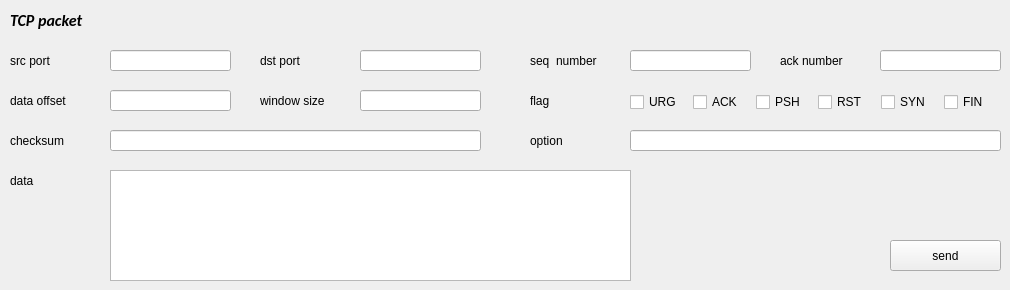
      <widget class="QWidget" name="TCP_page">
       <widget class="QLabel" name="label_64">
        <property name="geometry">
         <rect>
          <x>260</x>
          <y>90</y>
          <width>101</width>
          <height>21</height>
         </rect>
        </property>
        <property name="text">
         <string>window size</string>
        </property>
       </widget>
       <widget class="QLabel" name="label_65">
        <property name="geometry">
         <rect>
          <x>530</x>
          <y>50</y>
          <width>101</width>
          <height>21</height>
         </rect>
        </property>
        <property name="text">
         <string>seq  number</string>
        </property>
       </widget>
       <widget class="QLabel" name="label_66">
        <property name="geometry">
         <rect>
          <x>530</x>
          <y>90</y>
          <width>81</width>
          <height>21</height>
         </rect>
        </property>
        <property name="text">
         <string>flag</string>
        </property>
       </widget>
       <widget class="QTextEdit" name="tcp_data">
        <property name="geometry">
         <rect>
          <x>110</x>
          <y>170</y>
          <width>521</width>
          <height>111</height>
         </rect>
        </property>
       </widget>
       <widget class="QLabel" name="label_67">
        <property name="geometry">
         <rect>
          <x>10</x>
          <y>130</y>
          <width>101</width>
          <height>21</height>
         </rect>
        </property>
        <property name="text">
         <string>checksum </string>
        </property>
       </widget>
       <widget class="QLineEdit" name="tcp_dst_port">
        <property name="geometry">
         <rect>
          <x>360</x>
          <y>50</y>
          <width>121</width>
          <height>21</height>
         </rect>
        </property>
       </widget>
       <widget class="QLabel" name="label_68">
        <property name="geometry">
         <rect>
          <x>780</x>
          <y>50</y>
          <width>91</width>
          <height>21</height>
         </rect>
        </property>
        <property name="text">
         <string>ack number</string>
        </property>
       </widget>
       <widget class="QLabel" name="label_69">
        <property name="geometry">
         <rect>
          <x>10</x>
          <y>90</y>
          <width>101</width>
          <height>21</height>
         </rect>
        </property>
        <property name="text">
         <string>data offset</string>
        </property>
       </widget>
       <widget class="QLineEdit" name="tcp_win">
        <property name="geometry">
         <rect>
          <x>360</x>
          <y>90</y>
          <width>121</width>
          <height>21</height>
         </rect>
        </property>
       </widget>
       <widget class="QLabel" name="label_70">
        <property name="geometry">
         <rect>
          <x>260</x>
          <y>50</y>
          <width>91</width>
          <height>21</height>
         </rect>
        </property>
        <property name="text">
         <string>dst port</string>
        </property>
       </widget>
       <widget class="QWidget" name="layoutWidget_3">
        <property name="geometry">
         <rect>
          <x>630</x>
          <y>90</y>
          <width>371</width>
          <height>25</height>
         </rect>
        </property>
        <layout class="QHBoxLayout" name="horizontalLayout_3">
         <item>
          <widget class="QCheckBox" name="tcp_URG">
           <property name="text">
            <string>URG</string>
           </property>
          </widget>
         </item>
         <item>
          <widget class="QCheckBox" name="tcp_ACK">
           <property name="text">
            <string>ACK</string>
           </property>
          </widget>
         </item>
         <item>
          <widget class="QCheckBox" name="tcp_PSH">
           <property name="text">
            <string>PSH</string>
           </property>
          </widget>
         </item>
         <item>
          <widget class="QCheckBox" name="tcp_RST">
           <property name="text">
            <string>RST</string>
           </property>
          </widget>
         </item>
         <item>
          <widget class="QCheckBox" name="tcp_SYN">
           <property name="text">
            <string>SYN</string>
           </property>
          </widget>
         </item>
         <item>
          <widget class="QCheckBox" name="tcp_FIN">
           <property name="text">
            <string>FIN</string>
           </property>
          </widget>
         </item>
        </layout>
       </widget>
       <widget class="QLineEdit" name="tcp_src_port">
        <property name="geometry">
         <rect>
          <x>110</x>
          <y>50</y>
          <width>121</width>
          <height>21</height>
         </rect>
        </property>
       </widget>
       <widget class="QLabel" name="label_72">
        <property name="geometry">
         <rect>
          <x>10</x>
          <y>50</y>
          <width>91</width>
          <height>21</height>
         </rect>
        </property>
        <property name="text">
         <string>src port</string>
        </property>
       </widget>
       <widget class="QLabel" name="label_105">
        <property name="geometry">
         <rect>
          <x>10</x>
          <y>170</y>
          <width>81</width>
          <height>21</height>
         </rect>
        </property>
        <property name="text">
         <string>data</string>
        </property>
       </widget>
       <widget class="QLineEdit" name="tcp_seq">
        <property name="geometry">
         <rect>
          <x>630</x>
          <y>50</y>
          <width>121</width>
          <height>21</height>
         </rect>
        </property>
       </widget>
       <widget class="QLineEdit" name="tcp_checksum">
        <property name="geometry">
         <rect>
          <x>110</x>
          <y>130</y>
          <width>371</width>
          <height>21</height>
         </rect>
        </property>
        <property name="readOnly">
         <bool>true</bool>
        </property>
       </widget>
       <widget class="QPushButton" name="tcp_send">
        <property name="geometry">
         <rect>
          <x>890</x>
          <y>240</y>
          <width>111</width>
          <height>31</height>
         </rect>
        </property>
        <property name="text">
         <string>send</string>
        </property>
       </widget>
       <widget class="QLineEdit" name="tcp_off">
        <property name="geometry">
         <rect>
          <x>110</x>
          <y>90</y>
          <width>121</width>
          <height>21</height>
         </rect>
        </property>
       </widget>
       <widget class="QLineEdit" name="tcp_ack">
        <property name="geometry">
         <rect>
          <x>880</x>
          <y>50</y>
          <width>121</width>
          <height>21</height>
         </rect>
        </property>
       </widget>
       <widget class="QLabel" name="label_110">
        <property name="geometry">
         <rect>
          <x>10</x>
          <y>10</y>
          <width>161</width>
          <height>21</height>
         </rect>
        </property>
        <property name="font">
         <font>
          <family>Calibri</family>
          <pointsize>12</pointsize>
          <weight>75</weight>
          <italic>true</italic>
          <bold>true</bold>
         </font>
        </property>
        <property name="text">
         <string>TCP packet</string>
        </property>
       </widget>
       <widget class="QLineEdit" name="tcp_option">
        <property name="geometry">
         <rect>
          <x>630</x>
          <y>130</y>
          <width>371</width>
          <height>21</height>
         </rect>
        </property>
        <property name="readOnly">
         <bool>true</bool>
        </property>
       </widget>
       <widget class="QLabel" name="label_73">
        <property name="geometry">
         <rect>
          <x>530</x>
          <y>130</y>
          <width>81</width>
          <height>21</height>
         </rect>
        </property>
        <property name="text">
         <string>option</string>
        </property>
       </widget>
      </widget>
